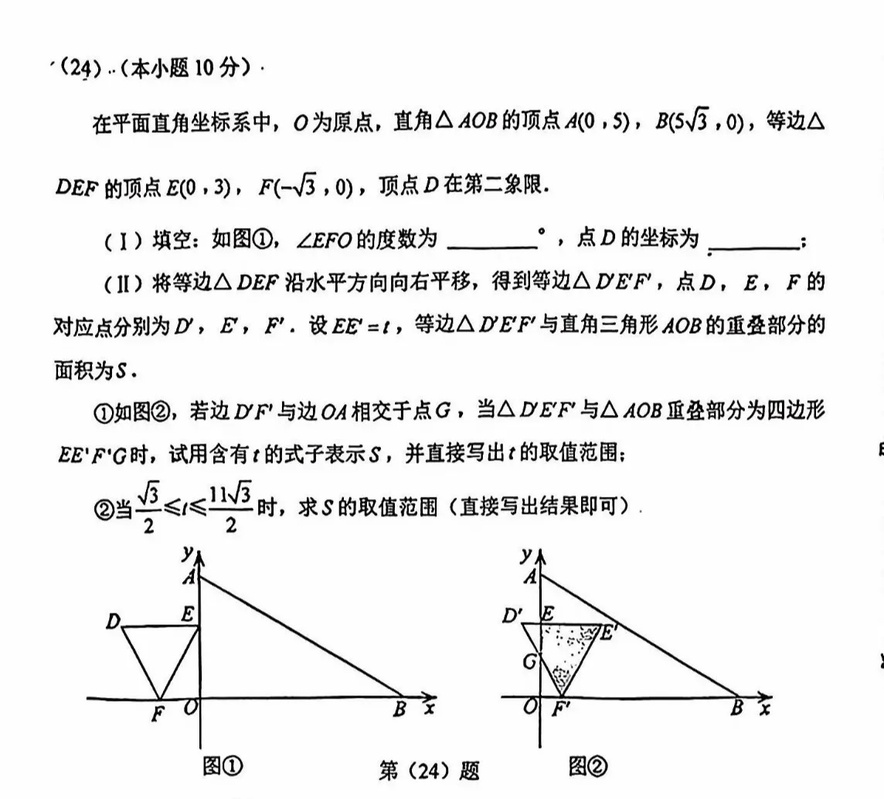
#> input picture data/imports/89c22372-35e8-4a16-b723-0015e19dadad/source/微信图片_20260507084122_354_52.jpg, 884 x 799 px, shrunk from 1144 x 1034 before the run
$ python -i exam_heuristics.py   (imports and definitions only)
#> lines starting #> are read from the running program, lines starting #| are printed output that depends on the picture; after the words box and inside, x2 and y2 are one past the last pixel; in counts of white or black regions, pixels touching at a corner belong together
#> further down, picture is the input picture: shape (799, 884, 3); mean B, G, R 238.6, 238.6, 238.6
"""试卷页示意图启发式 + 题号切分（与 gateway JSON 契约兼容，无 Paddle/YOLO）。"""

from __future__ import annotations

import re

import numpy as np


def heuristic_diagram_regions(image: np.ndarray, *, right_ratio: float = 0.48) -> list[dict]:
#> called with right_ratio = 0.48
    import cv2

    h, w = image.shape[:2]
#> h = 799; w = 884
    x0 = int(w * right_ratio)
#> x0 = 424
    if x0 >= w - 24:
        return []
    roi = image[:, x0:]
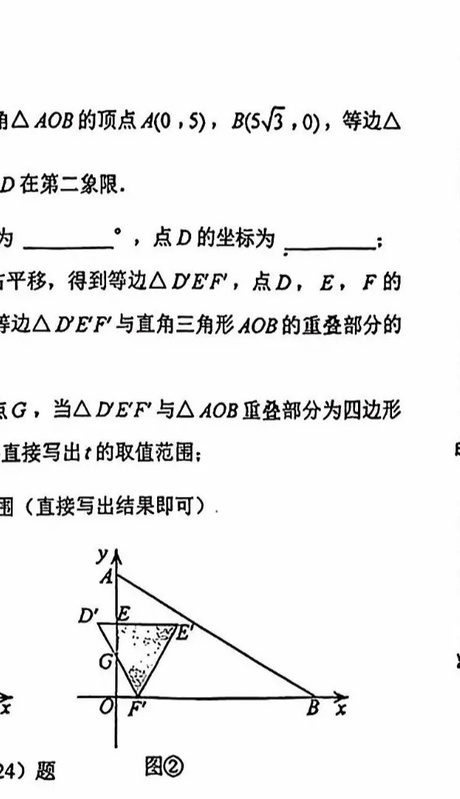
#> roi: shape (799, 460, 3); mean B, G, R 240.2, 240.2, 240.3
    gray = cv2.cvtColor(roi, cv2.COLOR_BGR2GRAY)
    blur = cv2.GaussianBlur(gray, (5, 5), 0)
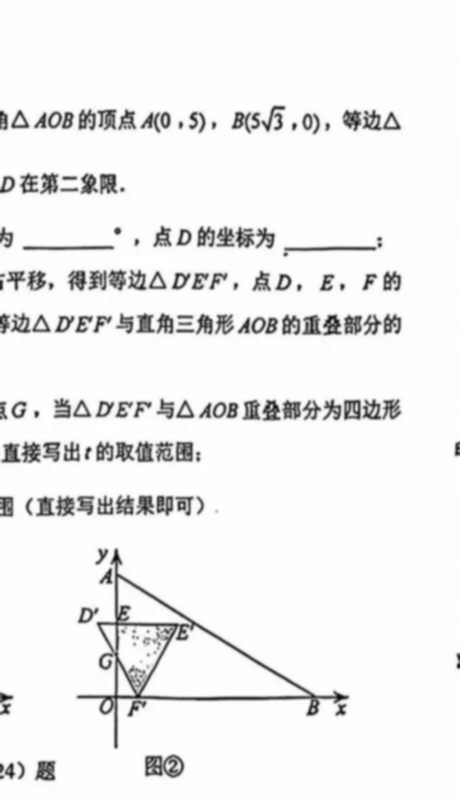
#> blur: shape (799, 460); min 7, max 255, mean 240.3
    thr = cv2.threshold(blur, 0, 255, cv2.THRESH_BINARY_INV + cv2.THRESH_OTSU)[1]
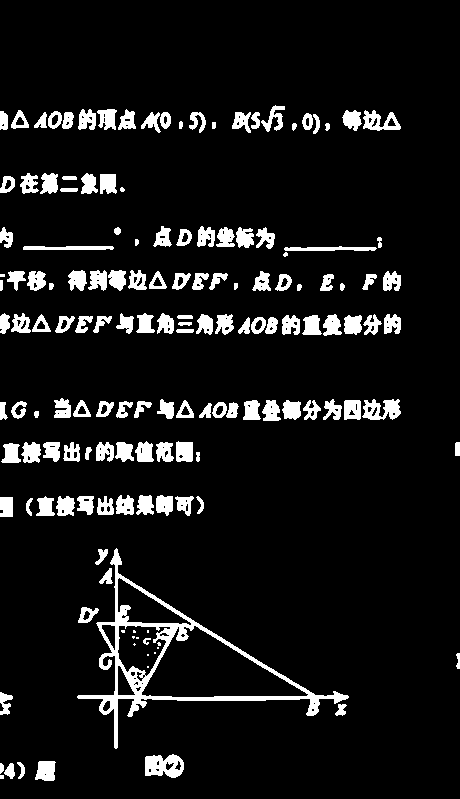
#> thr: shape (799, 460); 8.5% white; 155 white regions (15 under 20 px)
    contours, _ = cv2.findContours(thr, cv2.RETR_EXTERNAL, cv2.CHAIN_APPROX_SIMPLE)
#> contours = 143 contours, 9 with area under 20; largest, box (x1, y1, x2, y2) and area: (77, 548, 349, 749) 14588, (145, 754, 184, 778) 686, (362, 399, 401, 420) 494, (363, 110, 401, 131) 433, (35, 761, 56, 781) 309
    regions: list[dict] = []
    page_area = float(w * h)
#> page_area = 706316
    for i, c in enumerate(contours):
        x, y, bw, bh = cv2.boundingRect(c)
        area = float(bw * bh)
        if area < page_area * 0.012 or area > page_area * 0.45:
            continue
        ar = bw / max(bh, 1)
        if ar < 0.12 or ar > 5.0:
            continue
        regions.append(
            {
                "id": f"heuristic-diag-{i}",
                "kind": "diagram",
                "label": "diagram_heuristic",
                "bbox": [int(x + x0), int(y), int(x + x0 + bw), int(y + bh)],
                "score": None,
            }
        )
#> this loop made 143 passes
#> (x, y, bw, bh, area) on passes 2, 3, 4, 5, 6, 7, 8, 9, 10, 11, 12, 14: (4, 763, 11, 16, 176), (0, 763, 4, 11, 44), (17, 762, 8, 17, 136), (35, 761, 21, 20, 420), (145, 754, 39, 24, 936), (335, 704, 12, 12, 144), (0, 692, 13, 23, 299), (456, 653, 4, 16, 64), (78, 607, 21, 16, 336), (99, 568, 14, 16, 224), (95, 549, 13, 16, 208), (26, 498, 7, 18, 126)
#> (x, y, bw, bh, area, ar) on pass 13: (77, 548, 272, 201, 54672, 1.35)
#> after the loop, regions = 1 item
    regions.sort(key=lambda r: (r["bbox"][1], r["bbox"][0]))
    return regions[:10]


# [83 lines left out: functions structured_question_parser, link_diagrams_to_questions, not called in this run]

>>> import cv2
>>> picture = cv2.imread('../../../data/imports/89c22372-35e8-4a16-b723-0015e19dadad/source/微信图片_20260507084122_354_52.jpg')
>>> result = heuristic_diagram_regions(picture)
#> result = 1 item
